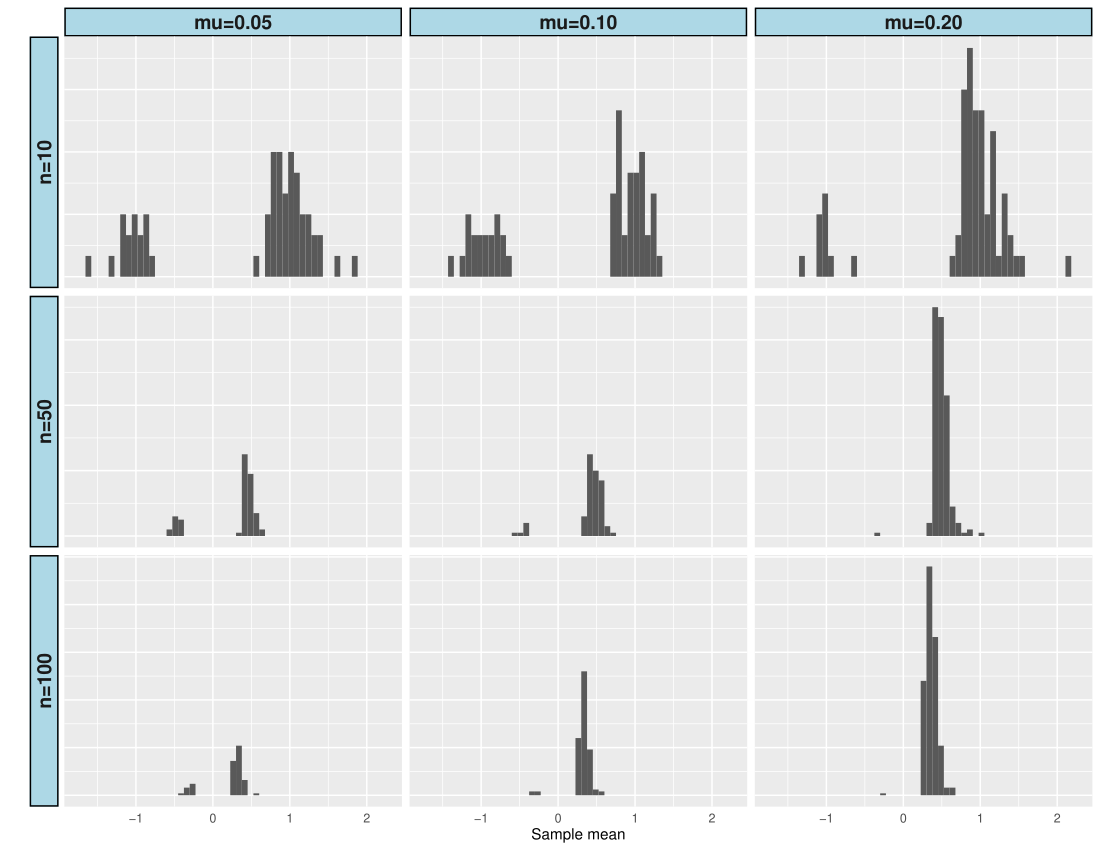

The script that drew this image:
library(ggplot2)

rm(list=ls())

n_reps <- 1000

generate_p_values <- function(mu, sigma, sample_size, n_reps) {
  p_value <- numeric(n_reps)
  x_bar <- numeric(n_reps)
  for (i in 1:n_reps) {
    x <- rnorm(sample_size, mu, sigma)
    y <- rnorm(sample_size, 0.0, sigma)
    tmp <- t.test(x, y, var.equal=TRUE)
    x_bar[i] <- mean(x) - mean(y)
    p_value[i] <- tmp$p.value
  }
  stats <- data.frame(p_value=p_value,
                      x_bar=x_bar)
  return(stats)
}

p_value <- numeric(0)
x_bar <- numeric(0)
mean <- character(0)
n <- character(0)
mu_vec <- character(0)
for (mu in c(0.05, 0.10, 0.20)) {
  for (sample_size in c(10, 50, 100)) {
    p <- generate_p_values(mu, sigma=1.0, sample_size, n_reps)
    p_value <- c(p_value, p$p_value)
    x_bar <- c(x_bar, p$x_bar)
    label <- sprintf("mu=%4.2f", mu)
    mean <- c(mean, rep(label, n_reps))
    label <- sprintf("n=%d", sample_size)
    n <- c(n, rep(label, n_reps))
    mu_vec <- c(mu_vec, rep(mu, n_reps))
  }
}

for.plot <- data.frame(p_value=p_value,
                       x_bar=x_bar,
                       mu=mu_vec,
                       mean=mean,
                       n=n)
for.plot$n <- factor(for.plot$n, levels=c("n=10", "n=50", "n=100"))
for.plot <- subset(for.plot, p_value < 0.05)
p <- ggplot(for.plot, aes(x=x_bar)) +
  geom_histogram(bins=50) +
  xlab("Sample mean") +
  ylab("") +
  facet_grid(n ~ mean, scales="free_y", switch="y") +
  theme(strip.text=element_text(face="bold", size=rel(1.25)),
        strip.background=element_rect(fill="lightblue",
                                      color="black",
                                      size=1),
        axis.text.y=element_blank(),
        axis.ticks=element_blank())
print(p)
